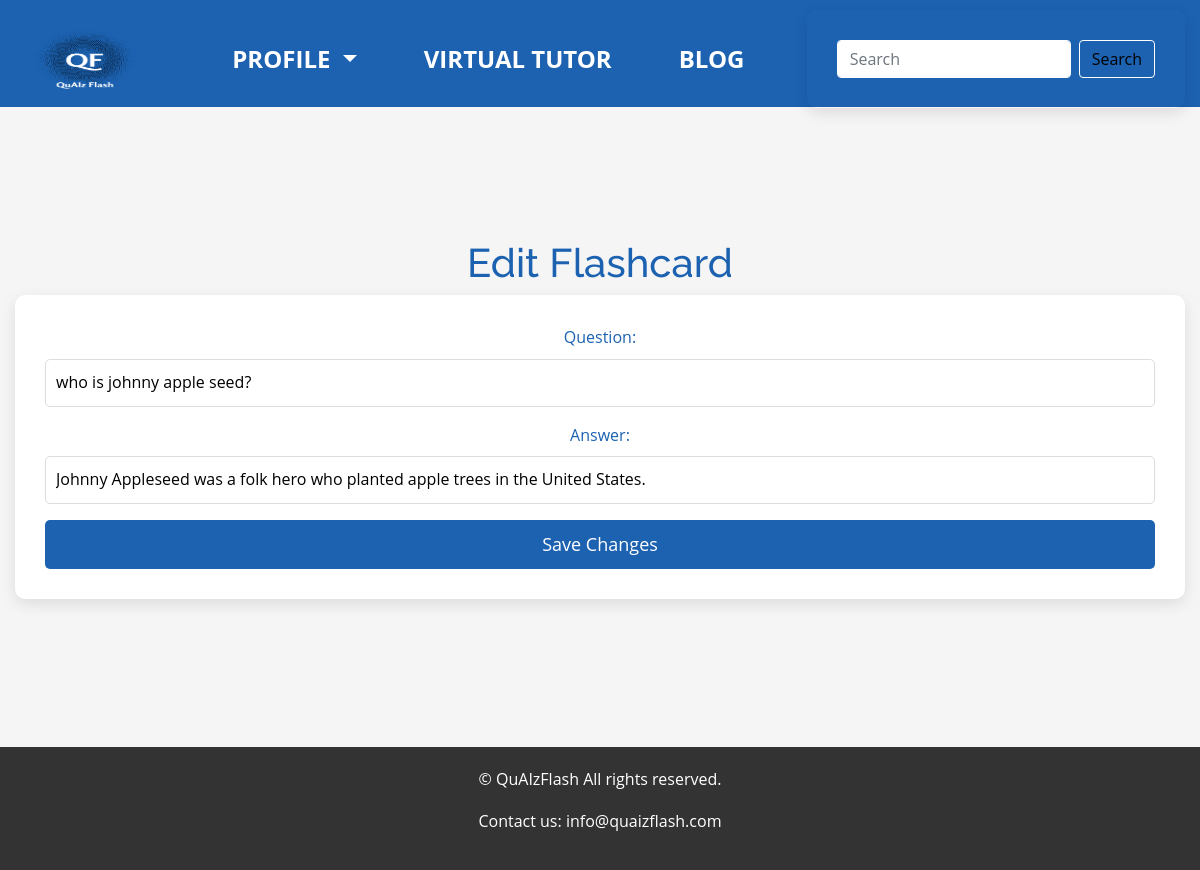
/edit_flashcard/14 (signed in), run on the app's committed database.
### models.py (models this page shows, shortened)
class Flashcard(db.Model):
    id = db.Column(db.Integer, primary_key=True)
    question = db.Column(db.String(200), nullable=False)
    answer = db.Column(db.String(200), nullable=False)
    user_id = db.Column(db.Integer, db.ForeignKey('user.id'), nullable=False)
    flashcard_set_id = db.Column(db.Integer, db.ForeignKey('flashcard_set.id', name='fk_flashcard_set_id'), nullable=True)  # Added ForeignKey with name

### app.py (the view)
@app.route('/edit_flashcard/<int:flashcard_id>', methods=['GET', 'POST'])
@login_required
def edit_flashcard(flashcard_id):
    flashcard = Flashcard.query.get_or_404(flashcard_id)
    if flashcard.user_id != current_user.id:
        abort(403)
    if request.method == 'POST':
        flashcard.question = request.form['question']
        flashcard.answer = request.form['answer']
        db.session.commit()
        flash('Flashcard updated!', 'success')
        return redirect(url_for('profile'))
    return render_template('edit_flashcard.html', title='Edit Flashcard', flashcard=flashcard, search_form=SearchSetsForm())

### forms.py
class SearchSetsForm(FlaskForm):
    search_query = StringField('Search Query', validators=[DataRequired()])
    submit = SubmitField('Search')

### app.py (called while the page is built)
@login_manager.user_loader
def load_user(user_id):
    return User.query.get(int(user_id))

### templates/edit_flashcard.html (shortened to what this page needs)
{% extends "base.html" %}
{% block content %}
  <h1>Edit Flashcard</h1>
  <form action="{{ url_for('edit_flashcard', flashcard_id=flashcard.id) }}" method="post">
    <div class="form-group">
      <label for="question">Question:</label>
      <input type="text" id="question" name="question" value="{{ flashcard.question }}" required>
    </div>
    <div class="form-group">
      <label for="answer">Answer:</label>
      <input type="text" id="answer" name="answer" value="{{ flashcard.answer }}" required>
    </div>
    <input type="submit" value="Save Changes">
  </form>
{% endblock %}

### static/style.css (style rules this page uses)
body { font-family: 'Roboto', sans-serif; line-height: 1.6; color: #1c62b1; margin: 0; padding: 0; background-color: #f5f5f5; }
h1, h2, h3, h4, h5, h6 { font-family: 'Raleway', sans-serif; }
form { background-color: #fff; padding: 30px; border-radius: 10px; box-shadow: 0 5px 15px rgba(0, 0, 0, 0.1); }
input[type='text'], input[type='password'] { display: block; width: 100%; padding: 10px; margin-bottom: 10px; border: 1px solid #ddd; border-radius: 5px; }
input[type='submit'] { display: block; width: 100%; padding: 10px; background-color: #1c62b1; border: 0; color: #fff; font-size: 18px; border-radius: 5px; cursor: pointer; }
body { font-family: 'Open Sans', sans-serif; }

### data on the page
Flashcard: question "who is johnny apple seed?", answer "Johnny Appleseed was a folk hero who planted apple trees in the United States."
